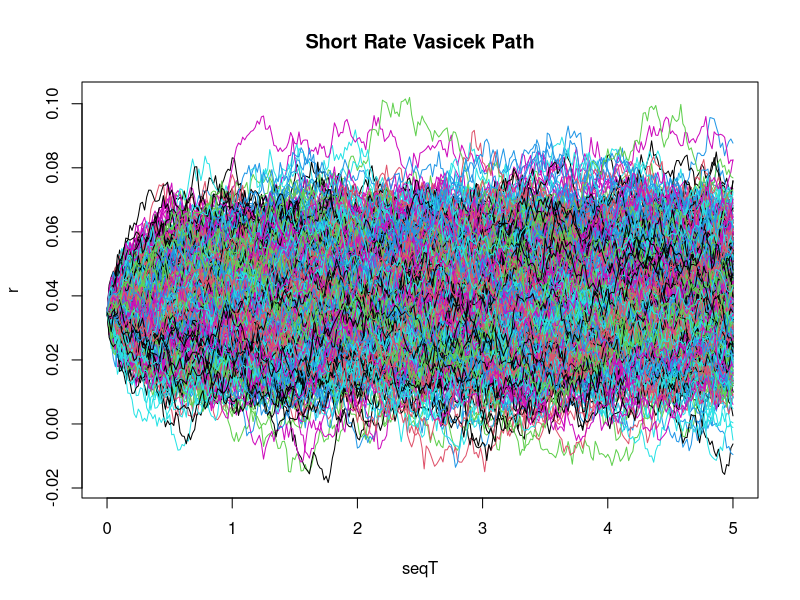

R code for this plot:
##################
# Vasicek
#       dr = a(b-r(t))dt + vdW(t)
#       Inc(i) = a(b-r(t))Inc(t) + vInc(W)      Inc(W) = sqrt(Inc(t))*rnorm(0,1)
#       r[i+1] = r[i] + Inc(i)
##################

# Bono
c=0.03;tau=1;Tvenc=10;Tcanc=5;

# modelo de Vasicek  dr(t) = a(b-r(t))dt + vdW(t)
r0=0.035;a=1;b=0.04;v=0.02;

# MonteCarlo Parameter
nobs = 300; nsims = 1000


ShortRateVasicek = function(a, b, r0, v, t, nobs, nsims)
{
    
    dt = t/nobs
    
    r = matrix(data = 0, nrow = nobs+1, ncol = nsims)
    r[1,] = r0
    
    for(i in 1:nsims)
    {
        for(j in 1:nobs+1)
        {
            dr = a*(b-r[j-1,i])*dt + v*sqrt(x = dt)*rnorm(n = 1, mean = 0, sd = 1)
            r[j,i] = r[j-1,i] + dr
        }
    }
    
    return(r)
}

r = ShortRateVasicek(a = a, b = b, r0 = r0, v = v, t = Tcanc, nobs = nobs, nsims = nsims)

dt = Tcanc/nobs
seqT = seq(0, Tcanc, dt)

matplot(x = seqT, y = r, type = "l", lty = 1, main = "Short Rate Vasicek Path")

# Para crear el valor de los P(Tc, T)
precioBonoCCVasicek<- function(r, a, b, v, T){
    B <- (1-exp(-T*a))/a
    A <- (T-B)*(b-v^2/(2*a^2))+B^2*v^2/(4*a)
    return(exp(-A-B*r))
}

# P(Tcanc,Tk) = precioBonoCCVasicek( r(Tcanc), a, b, v, Tk-Tcanc )


MatrizDto = matrix(data = 0, nrow = nsims, ncol = (Tvenc-Tcanc)) #nrow = nsims, ncol = Tc-Tvto

# precioBonoCCVasicek(r[(nobs+1),2], a, b, v, 2)
rtcanc = r[(nobs+1),]

# Tcanc = 5
# Tvto = 10

# Creation of P(Tc, Tk) matrix
for(i in 1:length(x = rtcanc))
{
    
    for(j in 1:(Tvenc - Tcanc))
    {
        
        MatrizDto[i,j] = precioBonoCCVasicek(r = rtcanc[i], a = a, b = b, v = v, T = j)
        
    }
    
}

# Creation of coupon payments

CPay = MatrizDto*c*tau

# Nominal payment
N = 1

NomPay = N*rtcanc

FinalPay = cbind(CPay, NomPay)

RemTc = rowSums(x = FinalPay) # SeRIA EL REM
# A-  CALCULAR MINIMO THE REM

Pago = pmin(RemTc, 1)
# B- CALCULAR PRECIO DE B SUM DE TIPOS DE INTERES MULTIPLICADOS POR DT

Bono = colSums(r[2:(nobs+1),]*dt)
    
# MEAN(A/B)

mean(Pago/Bono)

P0 = exp(x = -r0*Tcanc)*mean(Pago/Bono)
P0
